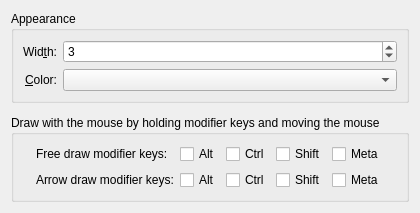
<?xml version="1.0" encoding="UTF-8"?>

<!--
SPDX-FileCopyrightText: 2023 Roman Gilg <subdiff@gmail.com>

SPDX-License-Identifier: GPL-2.0-or-later
-->

<ui version="4.0">
 <class>como::MouseMarkEffectConfigForm</class>
 <widget class="QWidget" name="como::MouseMarkEffectConfigForm">
  <property name="geometry">
   <rect>
    <x>0</x>
    <y>0</y>
    <width>279</width>
    <height>178</height>
   </rect>
  </property>
  <layout class="QVBoxLayout">
   <item>
    <widget class="QGroupBox" name="groupBox">
     <property name="title">
      <string>Appearance</string>
     </property>
     <layout class="QGridLayout" name="gridLayout">
      <item row="1" column="0">
       <widget class="QLabel" name="label">
        <property name="text">
         <string>Wid&amp;th:</string>
        </property>
        <property name="alignment">
         <set>Qt::AlignRight|Qt::AlignTrailing|Qt::AlignVCenter</set>
        </property>
        <property name="buddy">
         <cstring>kcfg_LineWidth</cstring>
        </property>
       </widget>
      </item>
      <item row="2" column="0">
       <widget class="QLabel" name="label_2">
        <property name="text">
         <string>&amp;Color:</string>
        </property>
        <property name="alignment">
         <set>Qt::AlignRight|Qt::AlignTrailing|Qt::AlignVCenter</set>
        </property>
        <property name="buddy">
         <cstring>kcfg_Color</cstring>
        </property>
       </widget>
      </item>
      <item row="2" column="1">
       <widget class="KColorCombo" name="kcfg_Color">
        <property name="sizePolicy">
         <sizepolicy hsizetype="Expanding" vsizetype="Fixed">
          <horstretch>0</horstretch>
          <verstretch>0</verstretch>
         </sizepolicy>
        </property>
       </widget>
      </item>
      <item row="1" column="1">
       <widget class="QSpinBox" name="kcfg_LineWidth">
        <property name="minimum">
         <number>1</number>
        </property>
        <property name="maximum">
         <number>10</number>
        </property>
        <property name="value">
         <number>3</number>
        </property>
       </widget>
      </item>
     </layout>
    </widget>
   </item>
   <item>
    <widget class="KShortcutsEditor" name="editor">
      <property name="actionTypes">
        <enum>KShortcutsEditor::GlobalAction</enum>
      </property>
    </widget>
   </item>
   <item>
    <widget class="QGroupBox" name="groupBox2">
     <property name="title">
      <string>Draw with the mouse by holding modifier keys and moving the mouse</string>
     </property>
     <layout class="QHBoxLayout" name="hlayout">
      <item>
       <spacer name="horizontalSpacer">
        <property name="orientation">
         <enum>Qt::Horizontal</enum>
        </property>
        <property name="sizeHint" stdset="0">
         <size>
          <width>40</width>
          <height>20</height>
         </size>
        </property>
       </spacer>
      </item>
      <item>
       <layout class="QFormLayout" name="formLayout">
        <item row="0" column="0">
         <widget class="QLabel" name="label_FreedrawModifierKeys">
          <property name="text">
           <string>Free draw modifier keys:</string>
          </property>
         </widget>
        </item>
        <item row="0" column="1">
         <widget class="QWidget" name="widgetf" native="true">
          <layout class="QHBoxLayout" name="horizontalLayoutf">
           <property name="leftMargin">
            <number>0</number>
           </property>
           <property name="topMargin">
            <number>0</number>
           </property>
           <property name="rightMargin">
            <number>0</number>
           </property>
           <property name="bottomMargin">
            <number>0</number>
           </property>
           <item>
            <widget class="QCheckBox" name="kcfg_Freedrawalt">
             <property name="text">
              <string>Alt</string>
             </property>
            </widget>
           </item>
           <item>
            <widget class="QCheckBox" name="kcfg_Freedrawcontrol">
             <property name="text">
              <string>Ctrl</string>
             </property>
            </widget>
           </item>
           <item>
            <widget class="QCheckBox" name="kcfg_Freedrawshift">
             <property name="text">
              <string>Shift</string>
             </property>
            </widget>
           </item>
           <item>
            <widget class="QCheckBox" name="kcfg_Freedrawmeta">
             <property name="text">
              <string>Meta</string>
             </property>
            </widget>
           </item>
          </layout>
         </widget>
        </item>

        <item row="1" column="0">
         <widget class="QLabel" name="label_ArrowdrawModifierKeys">
          <property name="text">
           <string>Arrow draw modifier keys:</string>
          </property>
         </widget>
        </item>
        <item row="1" column="1">
         <widget class="QWidget" name="widgeta" native="true">
          <layout class="QHBoxLayout" name="horizontalLayouta">
           <property name="leftMargin">
            <number>0</number>
           </property>
           <property name="topMargin">
            <number>0</number>
           </property>
           <property name="rightMargin">
            <number>0</number>
           </property>
           <property name="bottomMargin">
            <number>0</number>
           </property>
           <item>
            <widget class="QCheckBox" name="kcfg_Arrowdrawalt">
             <property name="text">
              <string>Alt</string>
             </property>
            </widget>
           </item>
           <item>
            <widget class="QCheckBox" name="kcfg_Arrowdrawcontrol">
             <property name="text">
              <string>Ctrl</string>
             </property>
            </widget>
           </item>
           <item>
            <widget class="QCheckBox" name="kcfg_Arrowdrawshift">
             <property name="text">
              <string>Shift</string>
             </property>
            </widget>
           </item>
           <item>
            <widget class="QCheckBox" name="kcfg_Arrowdrawmeta">
             <property name="text">
              <string>Meta</string>
             </property>
            </widget>
           </item>
          </layout>
         </widget>
        </item>
       </layout>
      </item>
      <item>
       <spacer name="horizontalSpacer_2">
        <property name="orientation">
         <enum>Qt::Horizontal</enum>
        </property>
        <property name="sizeHint" stdset="0">
         <size>
          <width>40</width>
          <height>20</height>
         </size>
        </property>
       </spacer>
      </item>
     </layout>
    </widget>
   </item>
  </layout>
 </widget>
 <customwidgets>
  <customwidget>
   <class>KColorCombo</class>
   <extends>QComboBox</extends>
   <header>kcolorcombo.h</header>
  </customwidget>
  <customwidget>
   <class>KShortcutsEditor</class>
   <extends>QWidget</extends>
   <header>kshortcutseditor.h</header>
   <container>1</container>
  </customwidget>
 </customwidgets>
 <resources/>
 <connections/>
</ui>
